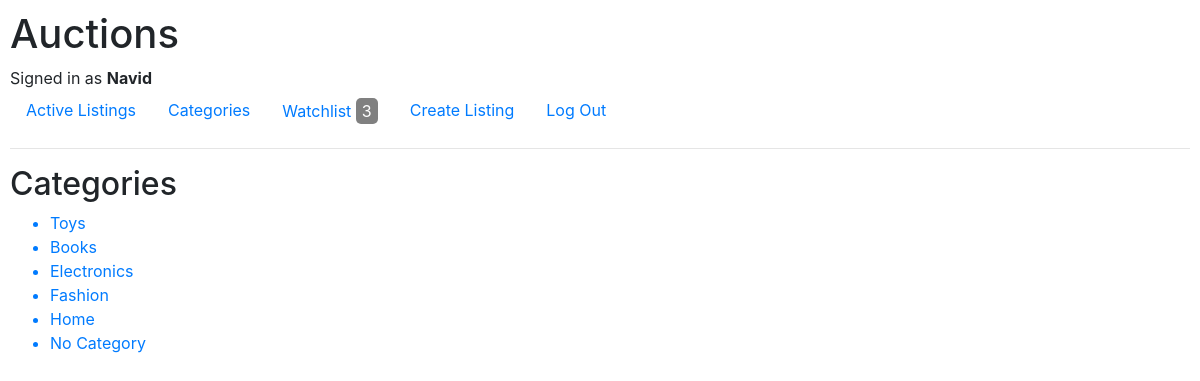
Page /categories (signed in) on the committed database.
### auctions/models.py (models this page shows, shortened)
class User(AbstractUser):
    watchlist = models.ManyToManyField(Listing, blank=True, related_name="prospects")

class Category(models.Model):
    name =models.CharField(max_length=64)

### auctions/views.py (the view)
# urls.py: path("categories", views.categories, name="categories"),
def categories(request):
    watchlist = None
    if request.user.is_authenticated:
        watchlist = request.user.watchlist.filter(is_active=True)
    return render(request, "auctions/categories.html",{
        "categories":Category.objects.all(),
         "watchlist":watchlist
    })

### auctions/templates/auctions/categories.html
{% extends "auctions/layout.html" %}
{% block body %}
<h2>Categories</h2>
<ul>
    {% for category in categories %}
       <a href="{% url 'list_by_category' category.id %}">
           <li>  {{category.name}}</li>
       </a>
    {% empty %}
            No Categories!
    {% endfor %}
</ul>
{% endblock %}

### auctions/templates/auctions/layout.html (shortened to what this page needs)
{% load static %}
<!DOCTYPE html>
<html lang="en">
    <head>
        <link rel="stylesheet" href="https://stackpath.bootstrapcdn.com/bootstrap/4.4.1/css/bootstrap.min.css">
        <link href="{% static 'auctions/styles.css' %}" rel="stylesheet">
    </head>
    <body>
        <h1>Auctions</h1>
        <div>
            {% if user.is_authenticated %}
                Signed in as <strong>{{ user.username }}</strong>
            {% else %}
                Not signed in
            {% endif %}
        </div>
        <ul class="nav">
            <li class="nav-item">
               <a class="nav-link" href="{% url 'index' %}">Active Listings</a>
            </li>
            {% if user.is_authenticated %}
            <li class="nav-item">
                <a class="nav-link" href="{% url 'categories' %}">Categories</a>
            </li>
            {% endif %}
            {% if user.is_authenticated %}
            <li class="nav-item">
                <a class="nav-link" href="{% url 'watchlist' %}">Watchlist
                    {% if   watchlist.all|length  %}
                    <button style="background-color: grey ; color: white; border: none; border-radius:5px;">
                        {{watchlist.all|length}}
                    </button>
                    {% endif %}
                </a>
            </li>
            {% endif %}
            {% if user.is_authenticated %}
            <li class="nav-item">
                <a class="nav-link" href="{% url 'createlisting' %}">Create Listing</a>
            </li>
            {% endif %}
            {% if user.is_authenticated %}
                <li class="nav-item">
                    <a class="nav-link" href="{% url 'logout' %}">Log Out</a>
                </li>
            {% endif %}
        </ul>
        <hr>
        {% block body %}
        {% endblock %}
    </body>
</html>

### auctions/static/auctions/styles.css (style rules this page uses)
body { padding: 10px; }

### rows in the picture
User: username "Navid"
Category: name "Toys"
Category: name "Books"
Category: name "Electronics"
Category: name "Fashion"
Category: name "Home"
Category: name "No Category"

### other values in the picture
{{ watchlist.all|length }} "3"
